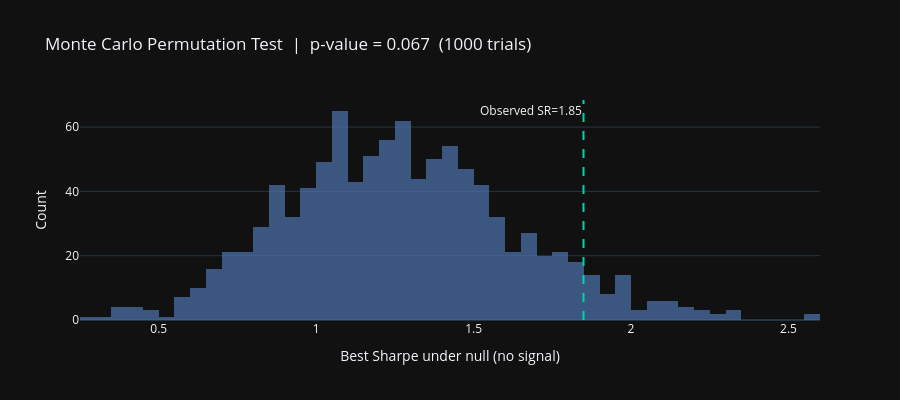

Here is the notebook cell this chart was saved with:
### Markdown cell above
### 3b — Monte Carlo Permutation Test

Shuffle the return series to destroy any temporal signal, re-run the *same* optimisation, and record the best Sharpe.  
Repeat 1 000 times to build the **null distribution**.

$$p\text{-value} = \frac{\#\{\text{shuffled SR} \geq \text{observed SR}\}}{N_{\text{trials}}}$$

### Code cell
# ── Monte Carlo permutation test ──────────────────────────────────────────────
N_PERM   = 1000
OBS_SR   = surface[fi_best, si_best]     # observed best IS Sharpe

# Quick grid (coarse) for speed
F_QUICK = [3, 5, 10, 15]
S_QUICK = [20, 40, 60, 80]

null_best_srs = []
for _ in range(N_PERM):
    shuffled = IS_RET.sample(frac=1).values   # destroy time structure
    shuffled_s = pd.Series(shuffled, index=IS_RET.index)
    best = max(
        ma_sharpe(shuffled_s, f, s)
        for f in F_QUICK for s in S_QUICK if f < s
    )
    null_best_srs.append(best)

null_arr = np.array(null_best_srs)
p_value  = (null_arr >= OBS_SR).mean()

fig = go.Figure()
fig.add_trace(go.Histogram(
    x=null_arr, nbinsx=50,
    name='Null distribution (shuffled)',
    marker_color='#4a6fa5', opacity=0.75
))
fig.add_vline(
    x=OBS_SR, line_color='#00d4aa', line_width=2, line_dash='dash',
    annotation_text=f'Observed SR={OBS_SR:.2f}',
    annotation_position='top left'
)

fig.update_layout(
    template='plotly_dark', height=400,
    title=f'Monte Carlo Permutation Test  |  p-value = {p_value:.3f}  ({N_PERM} trials)',
    xaxis_title='Best Sharpe under null (no signal)',
    yaxis_title='Count',
    legend=dict(x=0.01, y=0.99)
)
fig.show()

print(f'Observed best Sharpe : {OBS_SR:.3f}')
print(f'Null 95th percentile : {np.percentile(null_arr, 95):.3f}')
print(f'p-value              : {p_value:.3f}')
print(f'Skill signal         : {"YES" if p_value < 0.05 else "INCONCLUSIVE"}')

### Figure 1 — Plotly figure (JSON) as saved in the notebook; plotly's stock layout.template omitted (floating-point values rounded to 4 significant figures; data arrays with more than 128 entries replaced by an {"elided": "..."} marker saying what was removed)
{"data": [{"marker": {"color": "#4a6fa5"}, "name": "Null distribution (shuffled)", "nbinsx": 50, "opacity": 0.75, "type": "histogram", "x": {"elided": "1000 float values"}}], "layout": {"annotations": [{"showarrow": false, "text": "Observed SR=1.85", "x": 1.849, "xanchor": "right", "xref": "x", "y": 1, "yanchor": "top", "yref": "y domain"}], "height": 400, "legend": {"x": 0.01, "y": 0.99}, "shapes": [{"line": {"color": "#00d4aa", "dash": "dash", "width": 2}, "type": "line", "x0": 1.849, "x1": 1.849, "xref": "x", "y0": 0, "y1": 1, "yref": "y domain"}], "title": {"text": "Monte Carlo Permutation Test  |  p-value = 0.067  (1000 trials)"}, "xaxis": {"title": {"text": "Best Sharpe under null (no signal)"}}, "yaxis": {"title": {"text": "Count"}}}}
